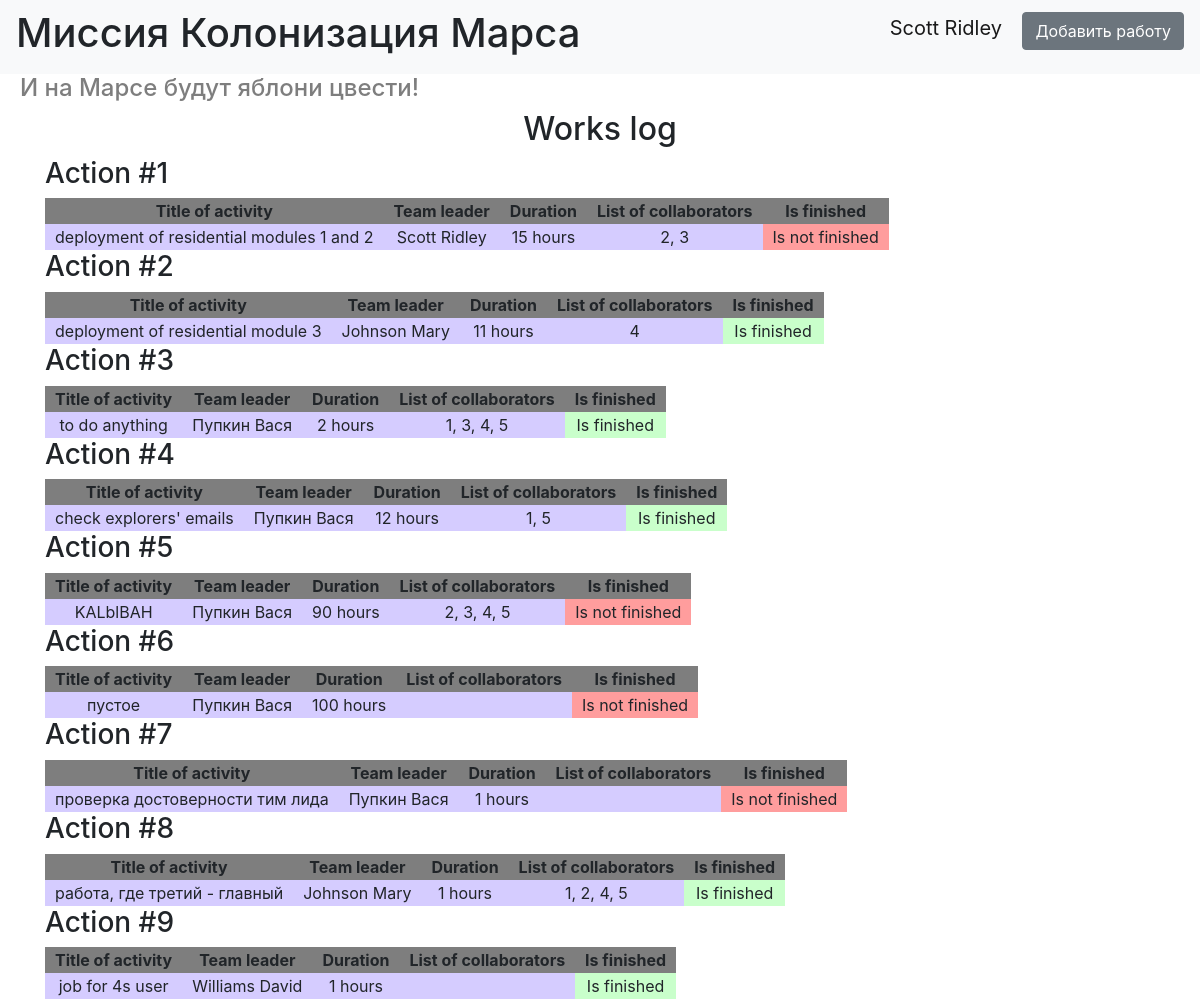
Page /index (signed in) on the committed database.
### data/users.py (models this page shows, shortened)
class User(SqlAlchemyBase, UserMixin):
    __tablename__ = 'users'
    id = sqlalchemy.Column(sqlalchemy.Integer,
                           primary_key=True, autoincrement=True)
    surname = sqlalchemy.Column(sqlalchemy.String, nullable=True)
    name = sqlalchemy.Column(sqlalchemy.String, nullable=True)
    age = sqlalchemy.Column(sqlalchemy.Integer, nullable=True)
    position = sqlalchemy.Column(sqlalchemy.String, nullable=True)
    speciality = sqlalchemy.Column(sqlalchemy.String, nullable=True)
    address = sqlalchemy.Column(sqlalchemy.String, nullable=True)
    email = sqlalchemy.Column(sqlalchemy.String,
                              unique=True, nullable=True)
    hashed_password = sqlalchemy.Column(sqlalchemy.String, nullable=True)
    modified_date = sqlalchemy.Column(sqlalchemy.DateTime,
                                      default=datetime.datetime.now)
    jobs = orm.relationship("Jobs", back_populates='user')
    department = orm.relationship('Department')

### data/jobs.py (models this page shows, shortened)
class Jobs(SqlAlchemyBase):
    __tablename__ = 'jobs'
    id = sqlalchemy.Column(sqlalchemy.Integer,
                           primary_key=True, autoincrement=True)
    team_leader = sqlalchemy.Column(sqlalchemy.Integer,
                                    sqlalchemy.ForeignKey("users.id"))
    job = sqlalchemy.Column(sqlalchemy.String, nullable=True)
    work_size = sqlalchemy.Column(sqlalchemy.Integer, nullable=True)
    collaborators = sqlalchemy.Column(sqlalchemy.String, nullable=True)
    start_date = sqlalchemy.Column(sqlalchemy.Date, nullable=True)
    end_date = sqlalchemy.Column(sqlalchemy.Date, nullable=False)
    is_finished = sqlalchemy.Column(sqlalchemy.Boolean, nullable=False)
    user = orm.relationship('User')

### index.py (the view)
@app.route('/')
@app.route('/index')
def works_log():
    db_sess = db_session.create_session()
    jobs = db_sess.query(Jobs).all()
    return render_template('works_log.html', jobs=jobs)

### data/db_session.py (called while the page is built)
def create_session() -> Session:
    global __factory
    return __factory()

### index.py (called while the page is built)
@login_manager.user_loader
def load_user(user_id):
    db_sess = db_session.create_session()
    return db_sess.query(User).get(user_id)

### templates/works_log.html
{% extends "base.html" %}
{% block content %}
    <h2> Works log </h2>
    {% for job in jobs %}
        <h3> Action #{{job.id}} </h3>
        <table>
            <tr>
                <th> Title of activity </th>
                <th> Team leader </th>
                <th> Duration </th>
                <th> List of collaborators </th>
                <th> Is finished </th>
            </tr>
            <tr style="background-color: #d5ccff">
                <td> {{job.job}} </td>
                <td> {{job.user.surname}} {{job.user.name}} </td>
                <td> {{job.work_size}} hours </td>
                <td> {{job.collaborators}} </td>
                {% if job.is_finished %}
                    <td style="background-color: #c9ffcb"> Is finished </td>
                {% else %}
                    <td style="background-color: #ff9d9d"> Is not finished </td>
                {% endif %}
            </tr>
        </table>
    {% endfor %}
{% endblock %}

### templates/base.html (shortened to what this page needs)
<!doctype html>
<html lang="en">
<head>
    <link rel="stylesheet"
          href="https://stackpath.bootstrapcdn.com/bootstrap/4.4.1/css/bootstrap.min.css"
>
    <link rel="stylesheet" type="text/css" href="/static/css/style.css">
</head>
<body>
<header>
    <nav class="navbar navbar-light bg-light">
        <h1> Миссия Колонизация Марса </h1>
        {% if current_user.is_authenticated %}
            <p>
                <a class="navbar-brand" href="/logout">{{ current_user.surname }} {{ current_user.name }}</a>
                <a href="create_job" class="btn btn-secondary">Добавить работу</a>
            </p>
        {% else %}
            <p>
                <a class="btn btn-primary " href="/register">Зарегистрироваться</a>
                <a class="btn btn-success" href="/login">Войти</a>
            </p>
        {% endif %}
    </nav>
    <h4> И на Марсе будут яблони цвести! </h4>
</header>
<main role="main" class="container">
    {% block content %}{% endblock %}
</main>
</body>
</html>

### static/css/style.css (style rules this page uses)
h4 { margin-left: 20px; color: #7e7e7e; }
h2 { text-align: center; }
th { padding-left: 10px; padding-right: 10px; text-align: center; background-color: #7e7e7e; }
td { padding-left: 10px; padding-right: 10px; text-align: center; }

### rows in the picture
User: surname "Scott", name "Ridley"
Jobs: id "1", job "deployment of residential modules 1 and 2", user.surname "Scott", user.name "Ridley", work_size "15", collaborators "2, 3", is_finished "Is not finished"
Jobs: id "2", job "deployment of residential module 3", user.surname "Johnson", user.name "Mary", work_size "11", collaborators "4", is_finished "Is finished"
Jobs: id "3", job "to do anything", user.surname "Пупкин", user.name "Вася", work_size "2", collaborators "1, 3, 4, 5", is_finished "Is finished"
Jobs: id "4", job "check explorers' emails", user.surname "Пупкин", user.name "Вася", work_size "12", collaborators "1, 5", is_finished "Is finished"
Jobs: id "5", job "KALblBAH", user.surname "Пупкин", user.name "Вася", work_size "90", collaborators "2, 3, 4, 5", is_finished "Is not finished"
Jobs: id "6", job "пустое", user.surname "Пупкин", user.name "Вася", work_size "100", is_finished "Is not finished"
Jobs: id "7", job "проверка достоверности тим лида", user.surname "Пупкин", user.name "Вася", work_size "1", is_finished "Is not finished"
Jobs: id "8", job "работа, где третий - главный", user.surname "Johnson", user.name "Mary", work_size "1", collaborators "1, 2, 4, 5", is_finished "Is finished"
Jobs: id "9", job "job for 4s user", user.surname "Williams", user.name "David", work_size "1", is_finished "Is finished"
